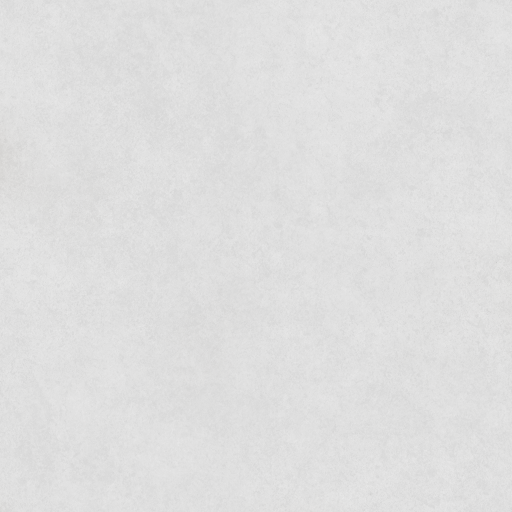
#> input picture tiles_png/far/0_0.png, 1024 x 1024 px (shown at 1/2 size)
$ python -i gen_tiles.py   (imports and definitions only)
#> lines starting #> are read from the running program, lines starting #| are printed output that depends on the picture
#!/usr/bin/env python3
"""
gen_tiles.py - PNG tile generator for globe.html / 7th Sea Mappa Mundi

FAR:  8x4   tiles - each covers 45x45 degrees  (2048x2048 px output)
NEAR: 36x18 tiles - each covers 10x10 degrees   (2048x2048 px output, upscaled)

The source map is always rescaled to 4096x2048 before cutting.
All output tiles are 2048x2048 px regardless of view.

Usage:
  python3 gen_tiles.py <map.png> [options]

Options:
  --view VIEW  Which view to generate: 'far', 'near', or 'all' (default: all)
  --out DIR    Output directory (default: ../tiles_png)

Examples:
  python3 gen_tiles.py mapa.png --view far
  python3 gen_tiles.py mapa.png --view near
  python3 gen_tiles.py mapa.png

Requirements:
  pip install Pillow
"""

import sys
import argparse
from pathlib import Path

try:
    from PIL import Image
except ImportError:
    print("Missing Pillow library. Install with: pip install Pillow")
    sys.exit(1)

Image.MAX_IMAGE_PIXELS = None

# Source map is always normalised to this before cutting
NORM_W = 4096
NORM_H = 2048

# All output tiles are this size
TILE_OUT = 2048

VIEWS = {
    'far': {
        'cols': 8,
        'rows': 4,
        'desc': '45x45 degrees per tile',
    },
    'near': {
        'cols': 36,
        'rows': 18,
        'desc': '10x10 degrees per tile',
    },
}

DEFAULT_OUT_DIR = '../tiles_png'


def gen_view(norm_img, view_name, cfg, out_dir):
    cols = cfg['cols']
    rows = cfg['rows']

    tile_w = NORM_W // cols   # raw tile size after cutting
    tile_h = NORM_H // rows

    tile_out_dir = Path(out_dir) / view_name
    tile_out_dir.mkdir(parents=True, exist_ok=True)

    total = rows * cols
    upscale = (tile_w != TILE_OUT or tile_h != TILE_OUT)

    # Overlap in source pixels added on each side before upscaling,
    # then cropped away after. Prevents seam artifacts from LANCZOS
    # interpolating edge pixels without knowledge of the neighbouring tile.
    OVERLAP = 2 if upscale else 0
    scale_factor = TILE_OUT / tile_w

    src_w, src_h = norm_img.size

    print(f"  [{view_name}] {cols}x{rows} = {total} tiles  "
          f"(cut {tile_w}x{tile_h} px → output {TILE_OUT}x{TILE_OUT} px"
          + (f", overlap={OVERLAP}px" if OVERLAP else "") +
          f")  [{cfg['desc']}]")

    for row in range(rows):
        for col in range(cols):
            x0 = col * tile_w
            y0 = row * tile_h

            if upscale:
                # Expand crop by OVERLAP on each side, clamped to image bounds
                cx0 = max(0, x0 - OVERLAP)
                cy0 = max(0, y0 - OVERLAP)
                cx1 = min(src_w, x0 + tile_w + OVERLAP)
                cy1 = min(src_h, y0 + tile_h + OVERLAP)

                tile = norm_img.crop((cx0, cy0, cx1, cy1))

                # Upscale padded crop proportionally
                tw = round((cx1 - cx0) * scale_factor)
                th = round((cy1 - cy0) * scale_factor)
                tile = tile.resize((tw, th), Image.LANCZOS)

                # Trim back to TILE_OUT by removing the overlap margin
                left = round((x0 - cx0) * scale_factor)
                top  = round((y0 - cy0) * scale_factor)
                tile = tile.crop((left, top, left + TILE_OUT, top + TILE_OUT))
            else:
                tile = norm_img.crop((x0, y0, x0 + tile_w, y0 + tile_h))

            tile.save(tile_out_dir / f"{row}_{col}.png", 'PNG', optimize=True)

        done = (row + 1) * cols
        pct  = done * 100 // total
        bar  = '#' * (pct // 5) + '.' * (20 - pct // 5)
        print(f"\r    [{bar}] {pct:3d}% ({done}/{total})", end='', flush=True)

    print(f"\r  [{view_name}] OK {total} tiles -> {tile_out_dir}/          ")


def gen_tiles(src_path, view='all', out_dir=DEFAULT_OUT_DIR):

#> called with src_path = '../tiles_png/far/0_0.png', view = 'all', out_dir = '../tiles_png'
    src_path = Path(src_path)
    if not src_path.exists():
        print(f"Error: file '{src_path}' not found.")
        sys.exit(1)

    print(f"Loading: {src_path}")
    with Image.open(src_path) as img:
#> img is the input picture: PIL image 1024x1024 RGBA; mean R, G, B, A 222.6, 222.5, 222.4, 255
        src_img = img.convert('RGBA')
        src_w, src_h = src_img.size
#> src_w = 1024; src_h = 1024
    print(f"Source map size: {src_w}x{src_h} px")
#| Source map size: 1024x1024 px

    # Always normalise to NORM_W x NORM_H
    if (src_w, src_h) != (NORM_W, NORM_H):
        print(f"Rescaling to {NORM_W}x{NORM_H} px...")
        norm_img = src_img.resize((NORM_W, NORM_H), Image.LANCZOS)
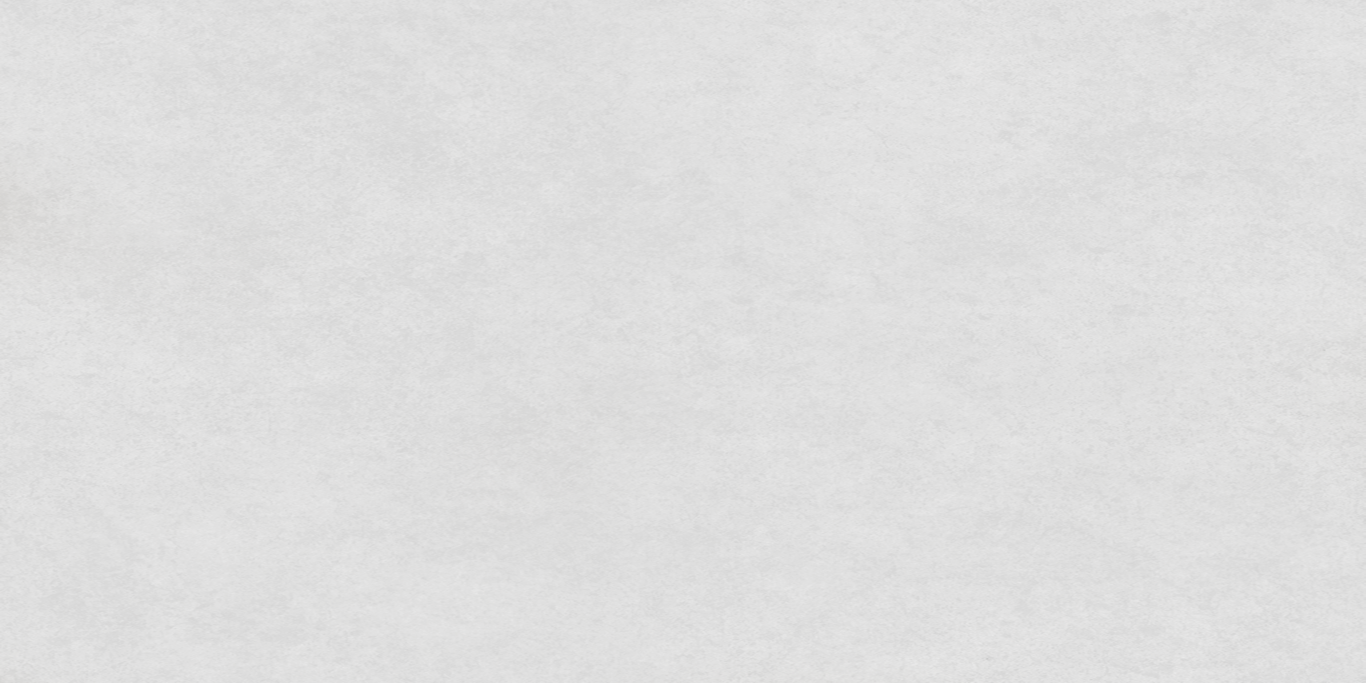
#> norm_img: PIL image 4096x2048 RGBA (shown at 1/3 size); mean R, G, B, A 222.6, 222.5, 222.4, 255
    else:
        norm_img = src_img

    views_to_run = list(VIEWS.items()) if view == 'all' else [(view, VIEWS[view])]

    for view_name, cfg in views_to_run:
        gen_view(norm_img, view_name, cfg, out_dir)

    print("\nDone!")
    print("Run: python3 -m http.server 8000  ->  http://localhost:8000/globe.html")


# [17 lines not run here, left out]

#> (the run stopped early here; a loop or call above may not have finished)
